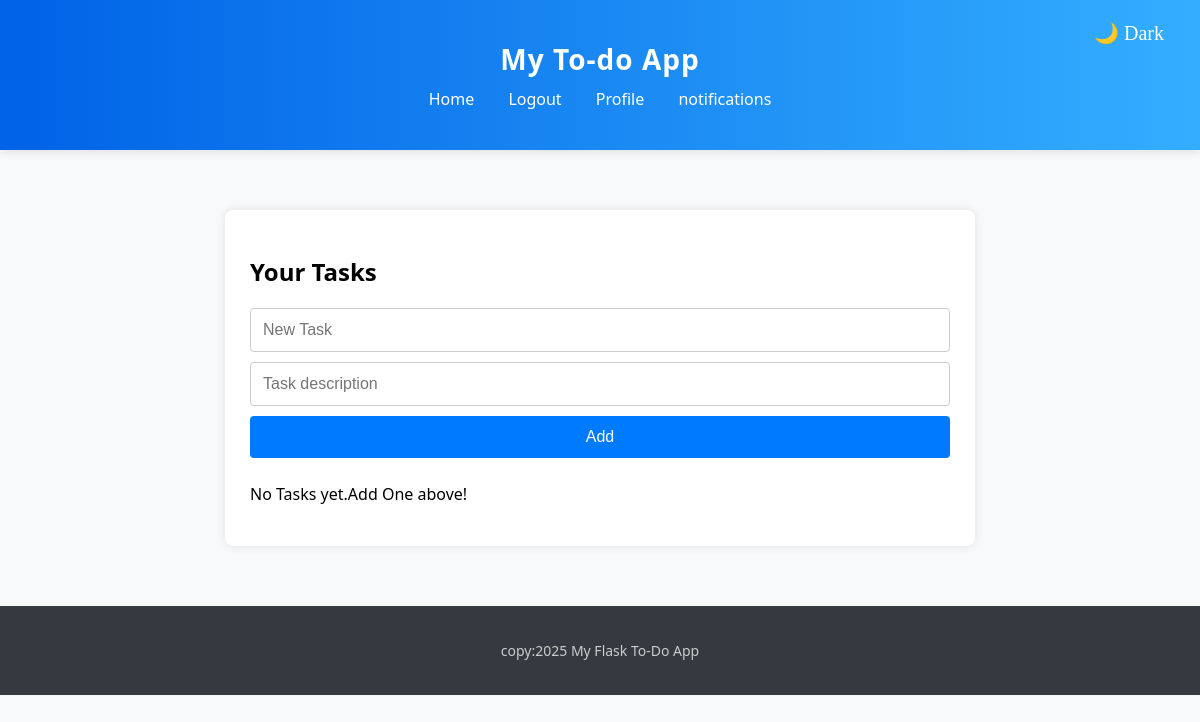
The page / (signed in) on the database as committed earlier.
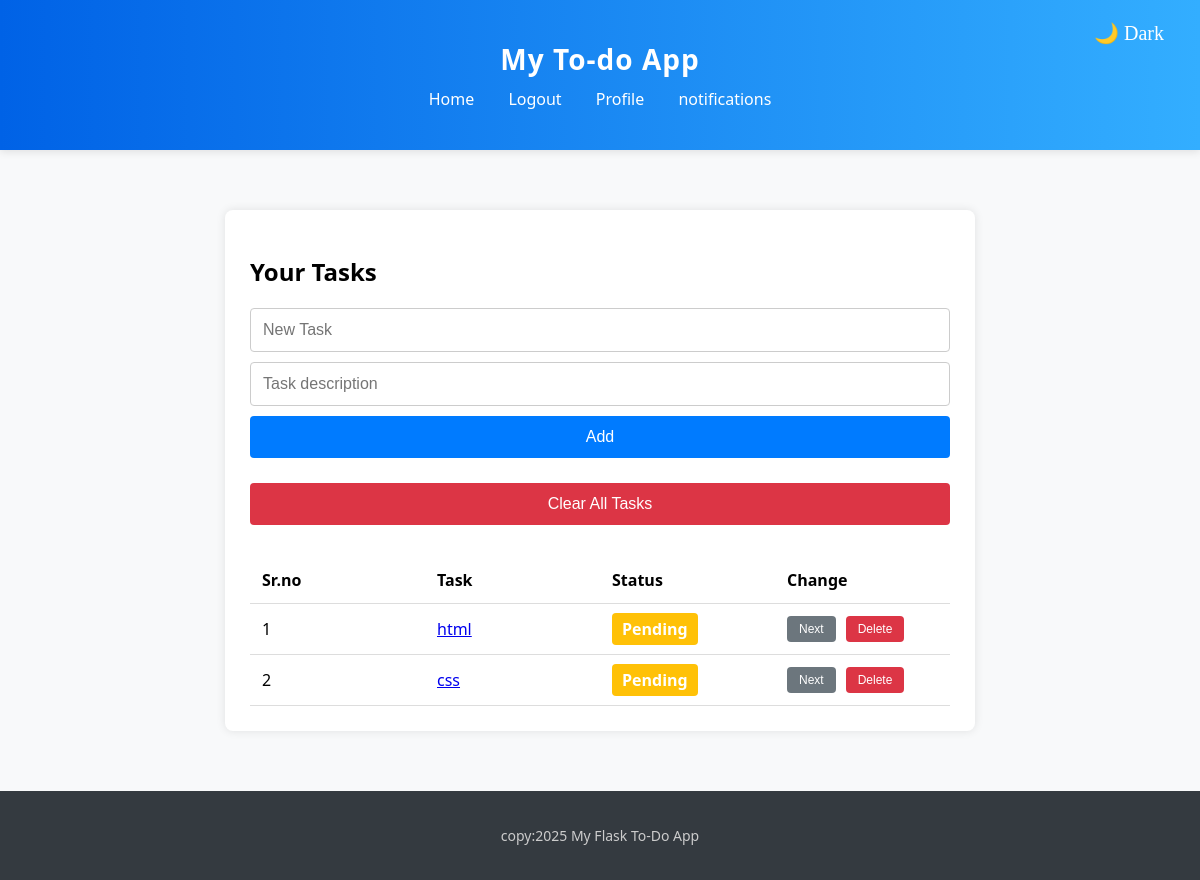
The same page on the database as committed later.
### app/models.py (models this page shows)
class Task(db.Model):
    __tablename__='task'
    id=db.Column(db.Integer, primary_key=True)
    title=db.Column(db.String(100), nullable=False)
    description=db.Column(db.String(300), nullable=False)
    status=db.Column(db.String(20), default="Pending")
    user_id = db.Column(db.Integer, db.ForeignKey('register.uid'), nullable=False)

### app/routes/tasks.py (the view)
@tasks_bp.route('/')
def view_tasks():
    if 'user_id' not in session:
        return redirect(url_for('auth.login'))
    tasks = Task.query.filter_by(user_id=session['user_id']).all()
    return render_template('tasks.html',tasks=tasks)

### app/templates/tasks.html (shortened to what this page needs)
{% extends "base.html" %}
{% block content %}
    <div class="task-box">
        <h2>Your Tasks</h2>
        <form action="{{url_for('tasks.add_task')}}" method="post" class="task-form">
            <input type="text" name="title" placeholder="New Task" required>
             <input type="text" name="description" placeholder="Task description" required>
            <button type="submit" class="btn">Add</button>
        </form>
        {% if tasks %}
        <form action="{{url_for('tasks.clear_tasks')}}" method="post">
            <button type="submit" class="btn btn-clear" style="width: 100%;">Clear All Tasks</button>
        </form>
        <br>
        <table class="task-table">
            <thead>
                <tr>
                    <th>Sr.no</th>
                    <th>Task</th>
                    <th>Status</th>
                    <th>Change</th>
                </tr>
            </thead>
            <tbody>
                {% for task in tasks  %}
                <tr>
                    <td>{{loop.index}}</td>
                    <td><a href="{{url_for('tasks.description',task_id=task.id)}}">{{task.title}}</a></td>
                    <td>
                        <span class="badge {{task.status|lower}}">{{task.status}}</span>
                    </td>
                    <td>
                        <div class="cont" style="display: flex;gap: 10px;/* max-width: 85px; */flex-direction: row;flex-wrap: wrap;" >
                        <form action="{{url_for('tasks.toggle_status',task_id=task.id)}}" method="post">
                            <button class="btn-small" type="submit">Next</button>
                        </form>
                        <form action="{{url_for('tasks.delete',task_id=task.id)}}" method="post">
                            <button class=" btn-delete" type="submit" style="border: none; font-size: 12px;">Delete</button>
                        </form>
                        </div>
                    </td>
                </tr>
                {% endfor %}
            </tbody>
        </table>
        {% else %}
        <p>No Tasks yet.Add One above!</p>
        {% endif %}
    </div>
{% endblock %}

Rows that differ between the two databases and show on the page:
added Task: title "html", status "Pending"
added Task: title "css", status "Pending"
Other text that changed with them:
text no longer shown: "No Tasks yet.Add One above!"
text now shown: "Clear All Tasks Sr.no Task Status Change"
